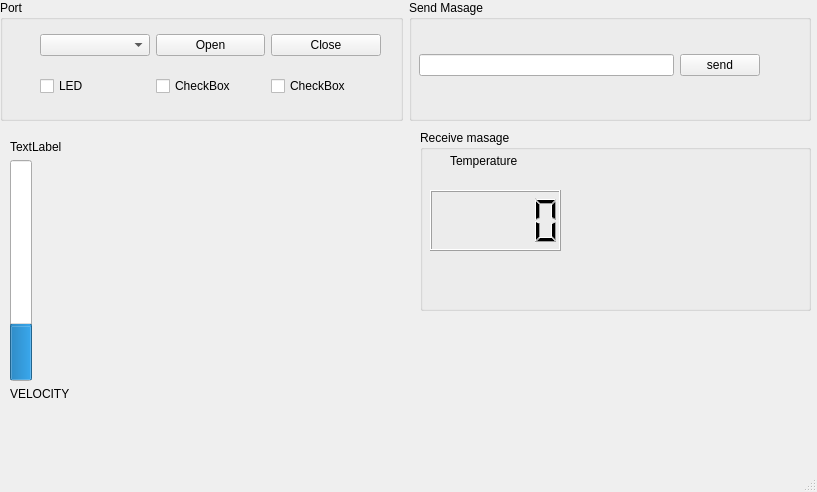
<?xml version="1.0" encoding="UTF-8"?>
<ui version="4.0">
 <class>MainWindow</class>
 <widget class="QMainWindow" name="MainWindow">
  <property name="geometry">
   <rect>
    <x>0</x>
    <y>0</y>
    <width>817</width>
    <height>492</height>
   </rect>
  </property>
  <property name="windowTitle">
   <string>MainWindow</string>
  </property>
  <widget class="QWidget" name="centralwidget">
   <widget class="QWidget" name="layoutWidget">
    <property name="geometry">
     <rect>
      <x>0</x>
      <y>0</y>
      <width>811</width>
      <height>121</height>
     </rect>
    </property>
    <layout class="QHBoxLayout" name="horizontalLayout_4">
     <item>
      <widget class="QGroupBox" name="groupBox_2">
       <property name="title">
        <string>Port</string>
       </property>
       <widget class="QWidget" name="layoutWidget">
        <property name="geometry">
         <rect>
          <x>40</x>
          <y>20</y>
          <width>341</width>
          <height>91</height>
         </rect>
        </property>
        <layout class="QVBoxLayout" name="verticalLayout">
         <item>
          <layout class="QHBoxLayout" name="horizontalLayout">
           <item>
            <widget class="QComboBox" name="comL"/>
           </item>
           <item>
            <widget class="QPushButton" name="openB">
             <property name="text">
              <string>Open</string>
             </property>
            </widget>
           </item>
           <item>
            <widget class="QPushButton" name="closeB">
             <property name="text">
              <string>Close</string>
             </property>
            </widget>
           </item>
          </layout>
         </item>
         <item>
          <layout class="QHBoxLayout" name="horizontalLayout_3">
           <item>
            <widget class="QCheckBox" name="ledC">
             <property name="text">
              <string>LED</string>
             </property>
            </widget>
           </item>
           <item>
            <widget class="QCheckBox" name="checkBox">
             <property name="text">
              <string>CheckBox</string>
             </property>
            </widget>
           </item>
           <item>
            <widget class="QCheckBox" name="checkBox_2">
             <property name="text">
              <string>CheckBox</string>
             </property>
            </widget>
           </item>
          </layout>
         </item>
        </layout>
       </widget>
      </widget>
     </item>
     <item>
      <widget class="QGroupBox" name="groupBox">
       <property name="title">
        <string>Send Masage</string>
       </property>
       <widget class="QWidget" name="layoutWidget">
        <property name="geometry">
         <rect>
          <x>10</x>
          <y>20</y>
          <width>341</width>
          <height>91</height>
         </rect>
        </property>
        <layout class="QHBoxLayout" name="horizontalLayout_2">
         <item>
          <widget class="QLineEdit" name="fieldS"/>
         </item>
         <item>
          <widget class="QPushButton" name="sendB">
           <property name="text">
            <string>send</string>
           </property>
          </widget>
         </item>
        </layout>
       </widget>
      </widget>
     </item>
    </layout>
   </widget>
   <widget class="QWidget" name="layoutWidget">
    <property name="geometry">
     <rect>
      <x>10</x>
      <y>140</y>
      <width>71</width>
      <height>261</height>
     </rect>
    </property>
    <layout class="QVBoxLayout" name="verticalLayout_2">
     <item>
      <widget class="QLabel" name="velocityL">
       <property name="text">
        <string>TextLabel</string>
       </property>
      </widget>
     </item>
     <item>
      <widget class="QProgressBar" name="speedBar">
       <property name="value">
        <number>24</number>
       </property>
       <property name="orientation">
        <enum>Qt::Vertical</enum>
       </property>
      </widget>
     </item>
     <item>
      <widget class="QLabel" name="label">
       <property name="text">
        <string>VELOCITY</string>
       </property>
      </widget>
     </item>
    </layout>
   </widget>
   <widget class="QGroupBox" name="groupBox_3">
    <property name="geometry">
     <rect>
      <x>420</x>
      <y>130</y>
      <width>391</width>
      <height>181</height>
     </rect>
    </property>
    <property name="title">
     <string>Receive masage</string>
    </property>
    <widget class="QLabel" name="label_2">
     <property name="geometry">
      <rect>
       <x>30</x>
       <y>20</y>
       <width>81</width>
       <height>21</height>
      </rect>
     </property>
     <property name="text">
      <string>Temperature</string>
     </property>
    </widget>
    <widget class="QLCDNumber" name="lcdT">
     <property name="geometry">
      <rect>
       <x>10</x>
       <y>60</y>
       <width>131</width>
       <height>61</height>
      </rect>
     </property>
    </widget>
   </widget>
  </widget>
  <widget class="QMenuBar" name="menubar">
   <property name="geometry">
    <rect>
     <x>0</x>
     <y>0</y>
     <width>817</width>
     <height>26</height>
    </rect>
   </property>
  </widget>
  <widget class="QStatusBar" name="statusbar"/>
 </widget>
 <resources/>
 <connections/>
</ui>
